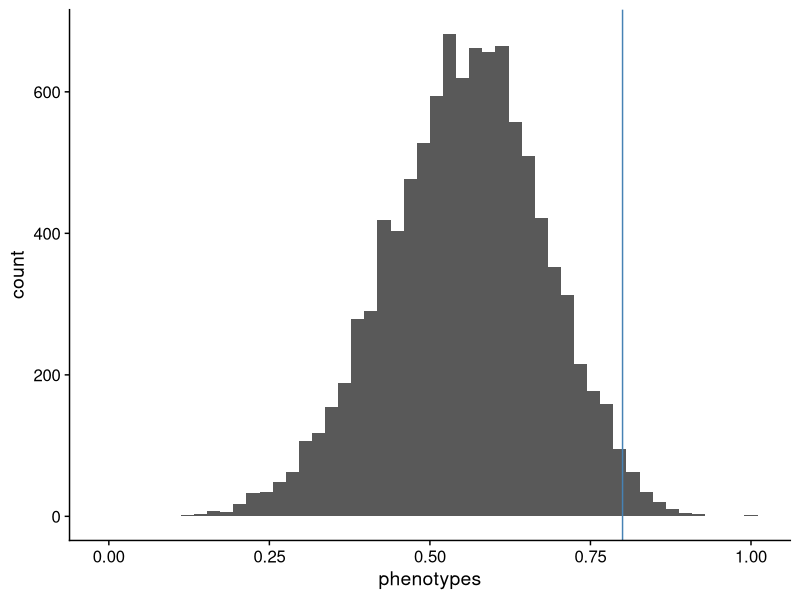
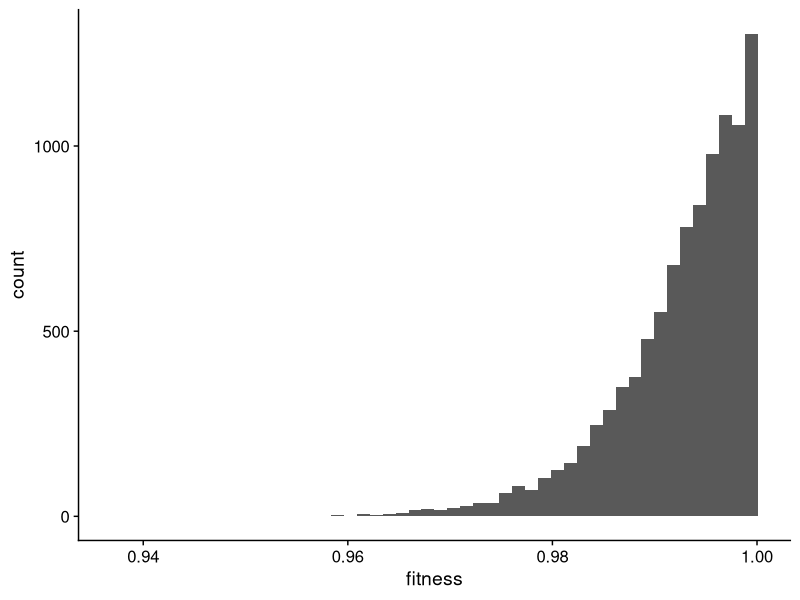
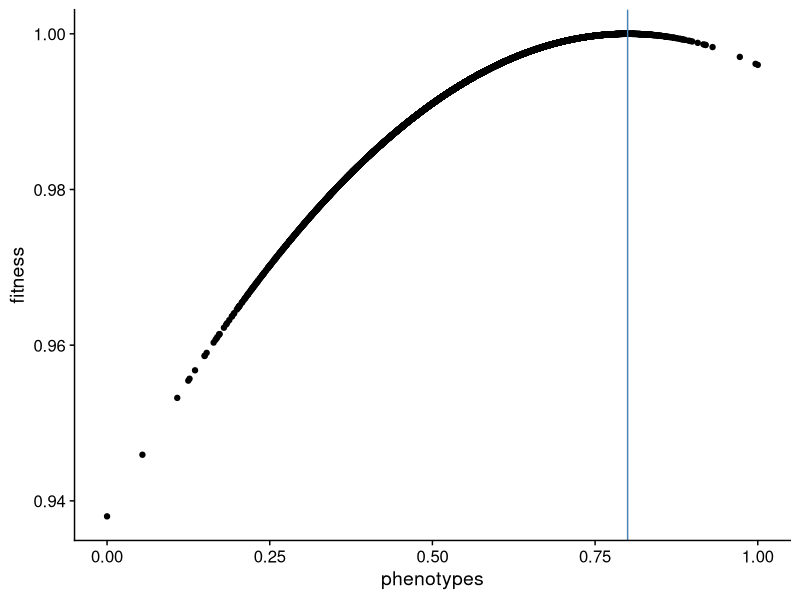
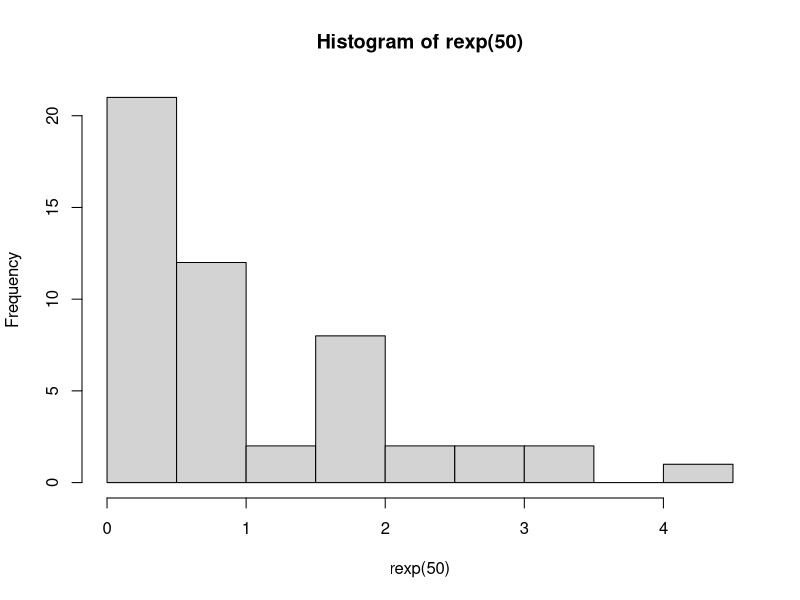
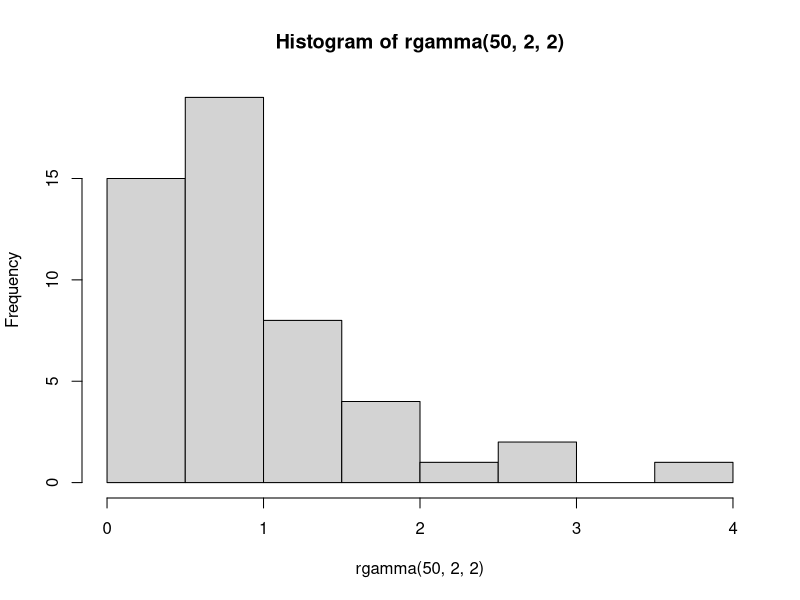
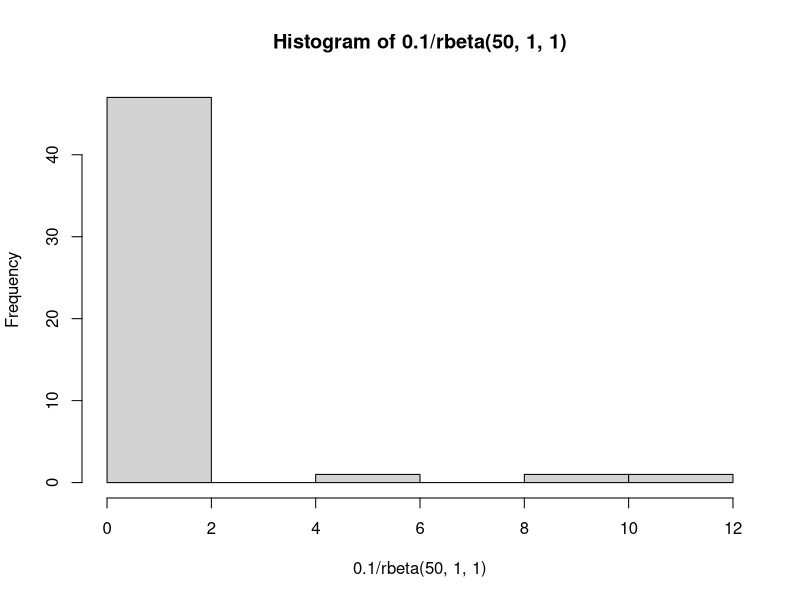

Write the R code that produced these figures, in order.
library(tidyverse)
library(cowplot)
theme_set(theme_cowplot())

rm(list = ls())
set.seed(7711)

#how many loci
nloci <- 100

#how many individuals
ninds <- 10000

#heritability
h2 <- 0.5

#get effects
effects <- rexp(nloci)
#effects <- rgamma(nloci, 8, 7)
#effects <- rbeta(nloci, 1, 1)
#get freqs
markers <- runif(nloci,0.01,0.99)

additive <- numeric(length = ninds)

for(ii in 1:ninds){
  #get genotype for 10 loci for one individual
  geno <- rbinom(rep(1,10),rep(1,10), markers)
  effs <- geno*effects
  additive[ii] <- sum(effs)
}

V_A <- var(additive)
V_E <- (V_A/h2)- V_A
env <- rnorm(ninds, 0.0, sqrt(V_E))

phenotypes <- tibble(phenotypes = additive + env)
#phenotypes$phenotypes <- (phenotypes$phenotypes/ sd(phenotypes$phenotypes))  + 100
#phenotypes$phenotypes <- ((phenotypes$phenotypes - mean(phenotypes$phenotypes))/sd(phenotypes$phenotypes)) + 100
#phenotypes$phenotypes <- (phenotypes$phenotypes/ max(phenotypes$phenotypes))  + 100
#phenotypes$phenotypes <- quantile(phenotypes$phenotypes, rank(phenotypes$phenotypes)/ length(phenotypes$phenotypes))
 #phenotypes$phenotypes <- (phenotypes$phenotypes - mean(phenotypes$phenotypes))/ sd(phenotypes$phenotypes) 
 phenotypes$phenotypes <- ((phenotypes$phenotypes - min(phenotypes$phenotypes))/ (max(phenotypes$phenotypes) - min(phenotypes$phenotypes)))

#define new optimum
new_opt <- mean(phenotypes$phenotypes) + sd(phenotypes$phenotypes)*2

phenotypes |>
  ggplot(aes(x=phenotypes)) +
  geom_histogram(bins = 50) +
  geom_vline(xintercept = new_opt, color = "steelblue")


scaling_f <- mean(phenotypes$phenotypes)
  
#phenotypes$fitness <- 1 - ((phenotypes$phenotypes - new_opt)^2/phenotypes$phenotypes) #Quadratic
phenotypes$fitness <- exp(-(1/10) * (phenotypes$phenotypes - new_opt)^2)# we can alsp try 1/
#phenotypes$fitness <- exp(-(1/(phenotypes$phenotypes)) * ((phenotypes$phenotypes - new_opt))^2)

#phenotypes$fitness <- exp(-(3/(scaling_f)) * (phenotypes$phenotypes - new_opt)^2)
#phenotypes$fitness <- (dnorm(new_opt - phenotypes$phenotypes, 10))

phenotypes |>
  ggplot(aes(x=fitness)) +
  geom_histogram(bins = 50)


phenotypes |>
  ggplot(aes(phenotypes, fitness)) +
  geom_point() +
  #ylim(0,1) +
  geom_vline(xintercept = new_opt, color = "steelblue")

set.seed(1234)
hist(rexp(50))

hist(rgamma(50, 2, 2))

hist(0.1/rbeta(50, 1, 1))
